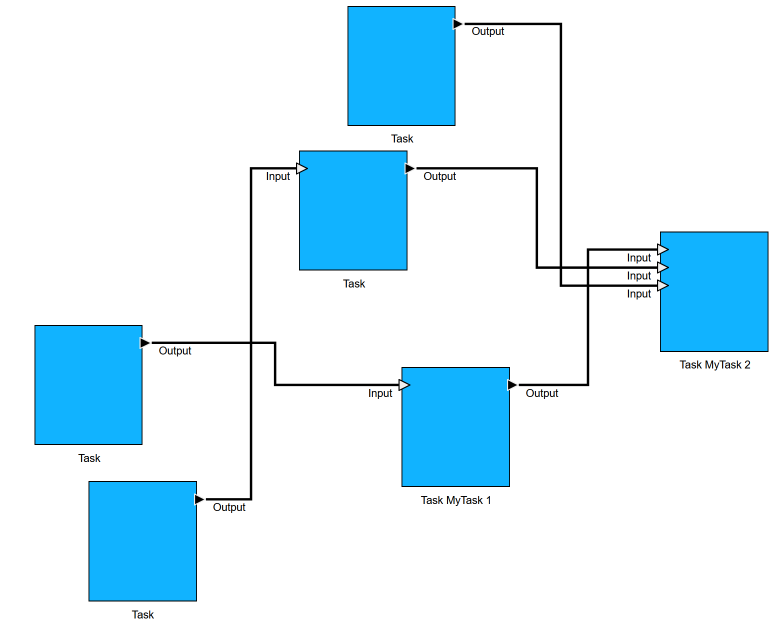
#> input picture multiplecrossings.png, 1566 x 1252 px (shown at 1/2 size)
$ jupyter execute --allow-errors text_detection.ipynb
#> lines starting #> are read from the running program, lines starting #| are printed output that depends on the picture; after the words box and inside, x2 and y2 are one past the last pixel; in counts of white or black regions, pixels touching at a corner belong together
# Text Detection

Detect Text Labels in OAAM Functions Layer and generally in block-diagrams. Outputs bounding boxes and texts.

[cell 1]
import cv2
import numpy as np
from matplotlib import pyplot as plt
import pytesseract
from pytesseract import Output
import pandas as pd
import pprint

## Input

[cell 2]
# [6 lines of commented-out code are left out]
target_image_path = 'multiplecrossings.png'

target_img = cv2.imread(target_image_path)
#> target_img is the input picture: shape (1252, 1566, 3); mean B, G, R 250.6, 238.9, 214.1

#### Visualization of Input

[cell 3]
# Draw target image image
fig, ax = plt.subplots(1, 1, figsize=(10, 10))
ax.imshow(cv2.cvtColor(target_img, cv2.COLOR_BGR2RGB))
ax.set_title('Target Image')
plt.show()

## Grayscale
Currently, only grayscale is used, not thresholded

[cell 4]
# Convert to grayscale
target_gray = cv2.cvtColor(target_img, cv2.COLOR_BGR2GRAY)
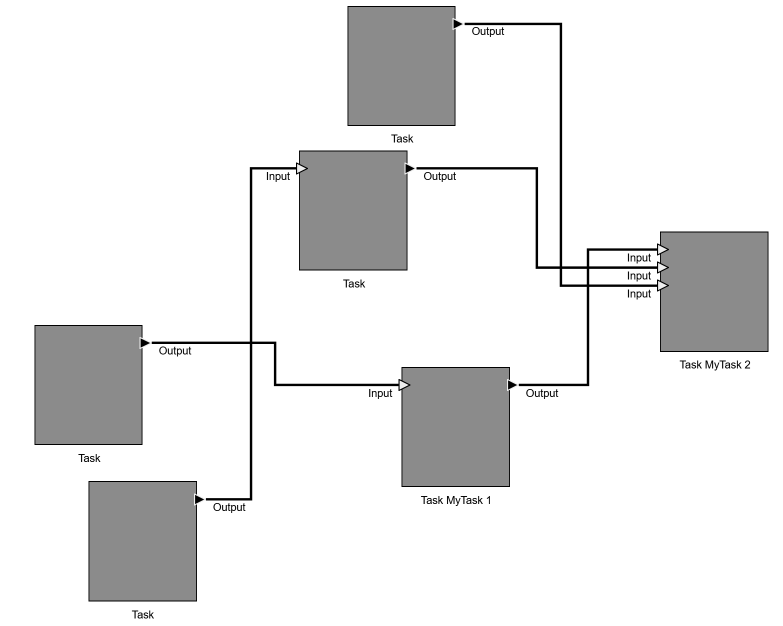
#> target_gray: shape (1252, 1566) (shown at 1/2 size); min 0, max 255, mean 232.8

# Threshold the template image
_, target_thresh = cv2.threshold(target_gray, 245, 255, cv2.THRESH_BINARY_INV)
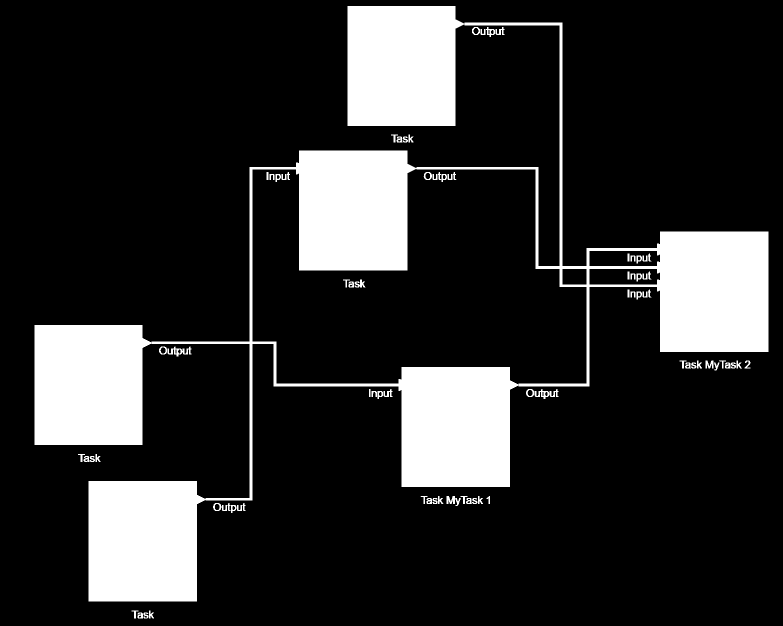
#> target_thresh: shape (1252, 1566) (shown at 1/2 size); 17.5% white; 79 white regions, largest, box (x1, y1, x2, y2) and area: (69, 12, 1537, 1203) 334390, (335, 693, 383, 713) 413, (1069, 778, 1117, 798) 412

#### Visualize Grayscale

[cell 5]
fig, ax = plt.subplots(1, 2, figsize=(15, 15))
ax[0].imshow(target_gray, cmap='gray')
ax[0].set_title('Target Image Grayscale')
ax[1].imshow(target_thresh, cmap='gray')
ax[1].set_title('Target Image Thresholded (not used)')
plt.show()
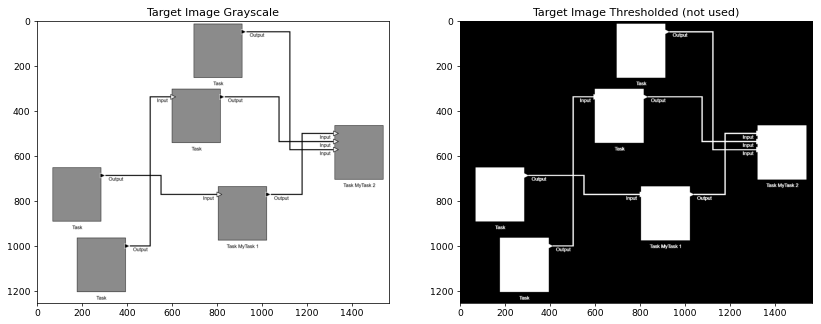
#> figure drawn by matplotlib, 2 panels

## Tesseract OCR
#### General Configuration
Good overview on page segmentation modes [Py image search](https://pyimagesearch.com/2021/11/15/tesseract-page-segmentation-modes-psms-explained-how-to-improve-your-ocr-accuracy/)

[cell 6]
# Configuration strings for pytesseract
config_psm = '--psm 11'
config_oem = '--oem 3'  # Default is 3 for both LSTM and legacy engine
# config_chars = '-c tessedit_char_whitelist=ABCDEFGHIJKLMNOPQRSTUVWXYZabcdefghijklmnopqrstuvwxyz0123456789!@#$%^&*()_+=-[]{}|;:<>/? '
# config_chars = '-c tessedit_char_blacklist=T‘O'
# print(config_chars)

# Combine the configurations
custom_config = f'{config_psm} {config_oem}'
# custom_config = f'{config_psm} {config_oem} {config_chars}'

# 6 works, but is made for single uniform block of text
# 11 works 99%, made for sparse text

#### Image to Text (Debug only)
Actual output happens in Image to Data

#> (a cell that did not finish here is left out)

## Image to Data
This is only for testing if rotated text can also be read

#> (a cell that did not finish here is left out)

#### Visualize OCR Result

[cell 9]
# Draw the bounding boxes
plot_img = target_img.copy()
#> (the rest of this cell did not finish here and is left out)

#### Histogram of confidence

#> (a cell that did not finish here is left out)

## Processing
From raw word boxes to someething useful

#### Merge single Words into Text Labels
Group neighboring words together to labels. Keep confidence for further processing.

* expected format:
* [1157, 295, 146, 13, 'Task Actor Locked ', 96]
* left, top, widht, height, text, confidence

[cell 11]
# merge single words to blocks which represent a text label
text_boxes = []
#> (the rest of this cell did not finish here and is left out)

#### Remove trailing space

[cell 12]
# remove the trailing space from the text, e.g. 'Output '
for textbox in text_boxes:
    textbox[4] = textbox[4].strip()
print(text_boxes)

#### Remove too big (height) text
Typically, this is blocks detected as text. So filter such that text labels have a limited height. Actually this filtering might make sense earlier?

[cell 13]
MAX_HEIGHT = 100
# remove text boxes which are too big
original_number_of_text_boxes = len(text_boxes)
text_boxes = [textbox for textbox in text_boxes if textbox[3] < MAX_HEIGHT]
print(f"Removed {original_number_of_text_boxes - len(text_boxes)} text boxes because they were too big. ") # debug message
print(text_boxes)

#### Remove single non-text character blocks

[cell 14]
forbidden_chars = ['<','.','>',',','/',';',':','\'','"','[',']','{','}','|','\\','`','~','!','^','(',')','_','-','+','=']
# remove text boxes which have as text only a forbidden character
original_number_of_text_boxes = len(text_boxes)
text_boxes = [textbox for textbox in text_boxes if textbox[4] not in forbidden_chars]
print(f"Removed {original_number_of_text_boxes - len(text_boxes)} text boxes because they were forbidden characters. ") # debug message
print(text_boxes)

#### Write out worst confidence
Might be good for debugging.

#> (a cell that did not finish here is left out)

#### Visualize Remaining Text Blocks = Labels

[cell 16]
# Draw the merged bounding boxes on the image
img_bbox_blocks = target_img.copy()
for (x, y, w, h, text, conf) in text_boxes:
    cv2.rectangle(img_bbox_blocks, (x-1, y-1), (x + w + 2, y + h + 2), (0, 255, 0), 1)
    cv2.putText(img_bbox_blocks, text, (x, y + 30), cv2.FONT_HERSHEY_DUPLEX , 0.5, (0, 255, 0), 2)

# Plot the merged bounding boxes
fig, ax = plt.subplots(1, 1, figsize=(20, 20))
ax.imshow(cv2.cvtColor(img_bbox_blocks, cv2.COLOR_BGR2RGB))

plt.show()

$ run again, with 105252-507023_input_image.png copied over multiplecrossings.png
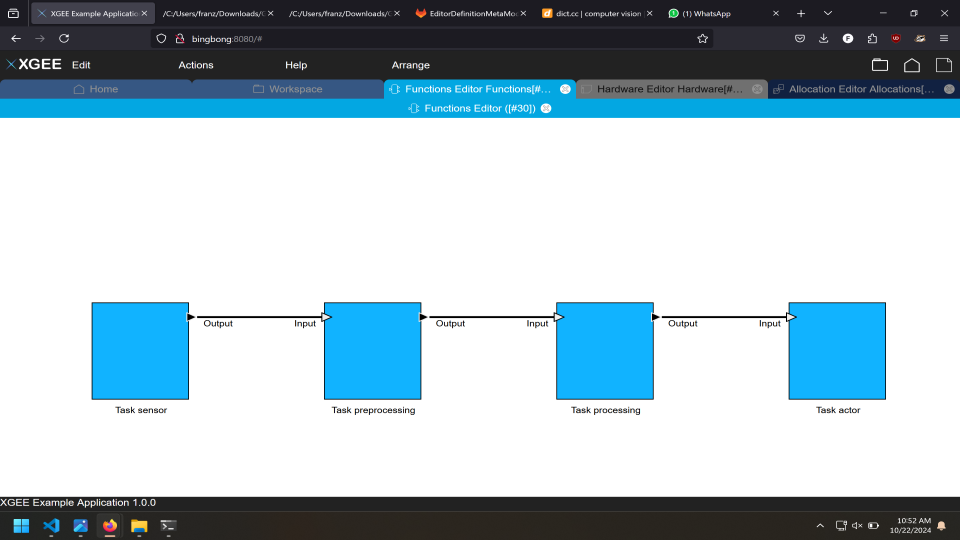
#> input picture 105252-507023_input_image.png, 1920 x 1080 px (shown at 1/2 size)
#> target_img is the input picture: shape (1080, 1920, 3); mean B, G, R 199.9, 190.9, 172.4
#> `_, target_thresh = cv2.threshold(target_gray, 245, 255, cv2.THRESH_BIN..`:
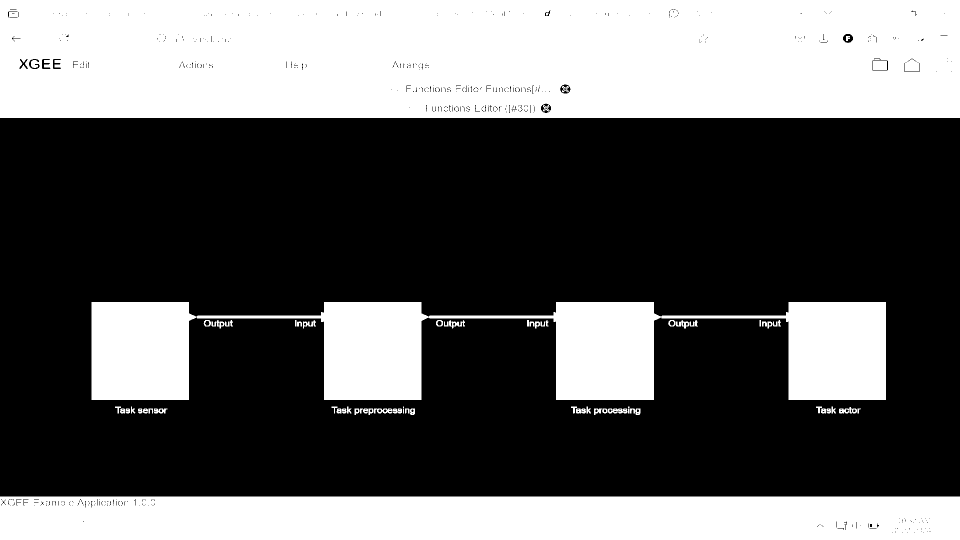
#> target_thresh: shape (1080, 1920) (shown at 1/2 size); 37.6% white; 64 white regions (2 under 20 px), largest, box (x1, y1, x2, y2) and area: (0, 0, 1920, 236) 449802, (0, 993, 1920, 1080) 166400, (183, 604, 1772, 800) 158232
#> `plt.show()`:
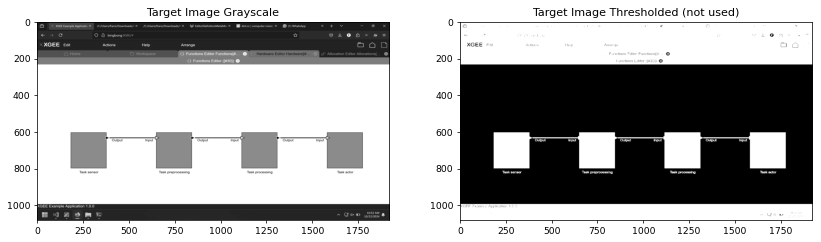
#> figure drawn by matplotlib, 2 panels

$ run again, with crossing.png copied over multiplecrossings.png
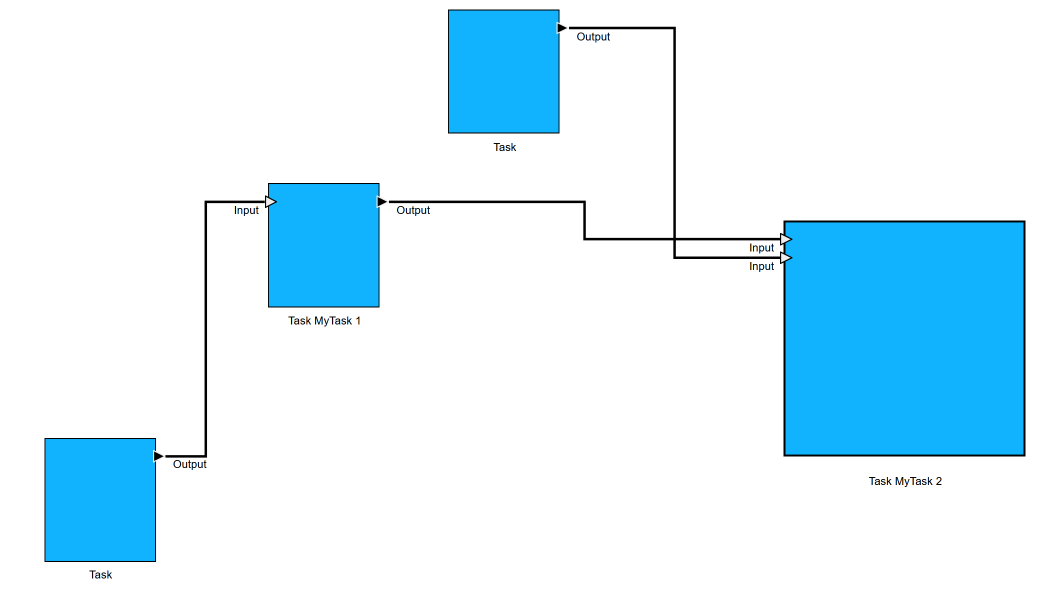
#> input picture crossing.png, 2091 x 1188 px (shown at 1/2 size)
#> target_img is the input picture: shape (1188, 2091, 3); mean B, G, R 252, 240.3, 215.5
#> `_, target_thresh = cv2.threshold(target_gray, 245, 255, cv2.THRESH_BIN..`:
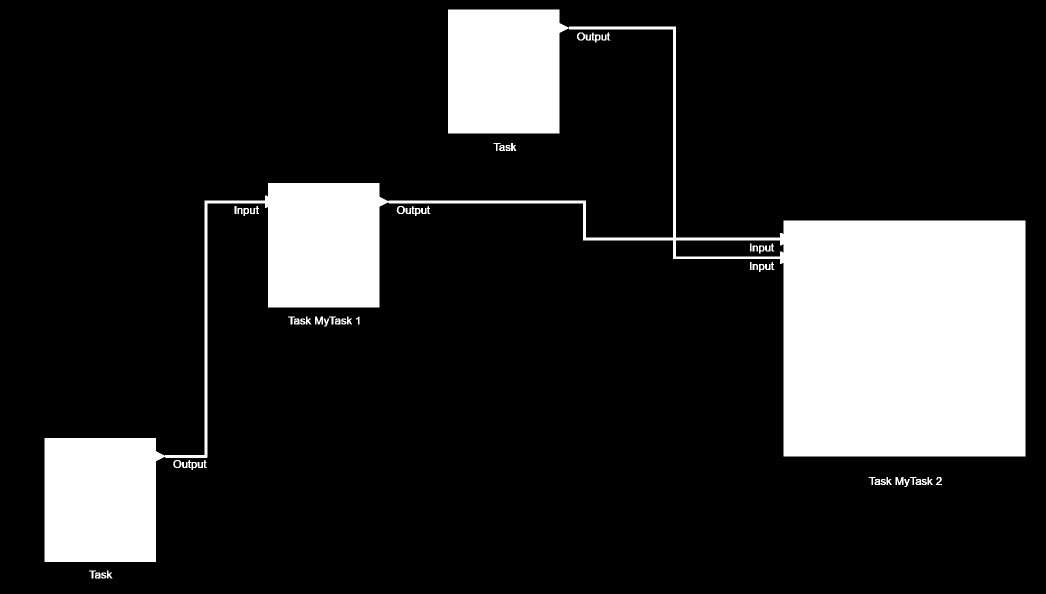
#> target_thresh: shape (1188, 2091) (shown at 1/2 size); 16.7% white; 62 white regions, largest, box (x1, y1, x2, y2) and area: (89, 19, 2051, 1124) 410089, (1791, 954, 1807, 970) 174, (630, 633, 646, 649) 173
#> `plt.show()`:
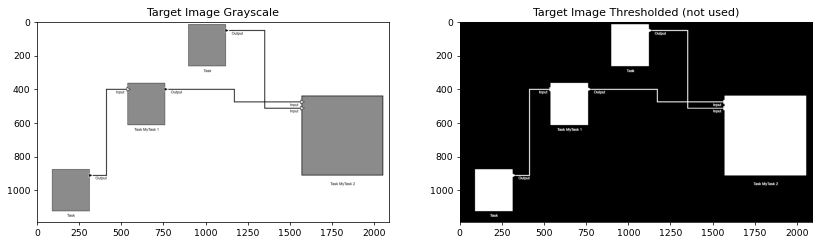
#> figure drawn by matplotlib, 2 panels

$ run again, with deviceeditor.png copied over multiplecrossings.png
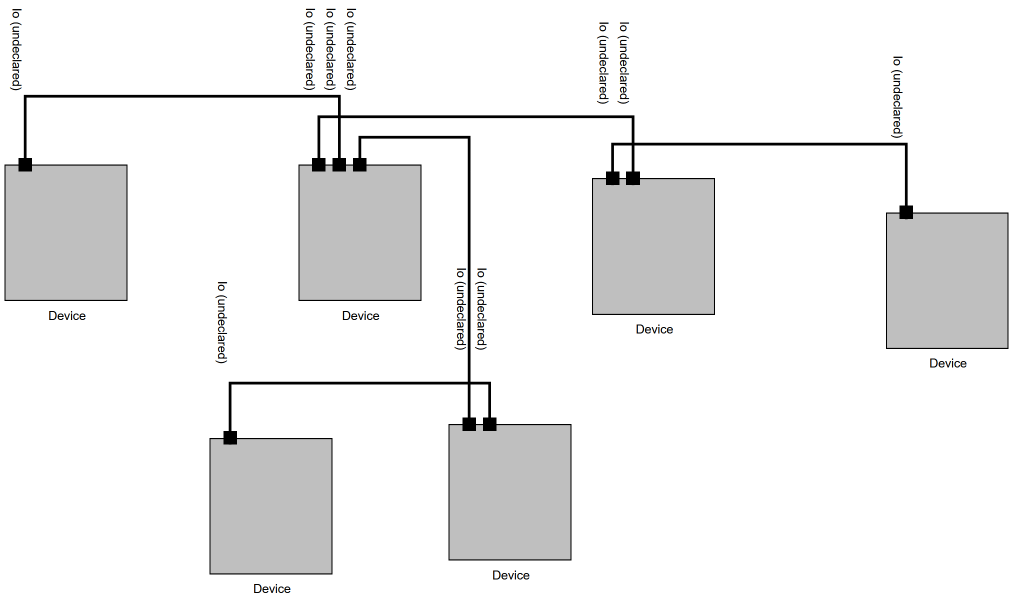
#> input picture deviceeditor.png, 2027 x 1203 px (shown at 1/2 size)
#> target_img is the input picture: shape (1203, 2027, 3); mean B, G, R 239.3, 239.3, 239.3
#> `_, target_thresh = cv2.threshold(target_gray, 245, 255, cv2.THRESH_BIN..`:
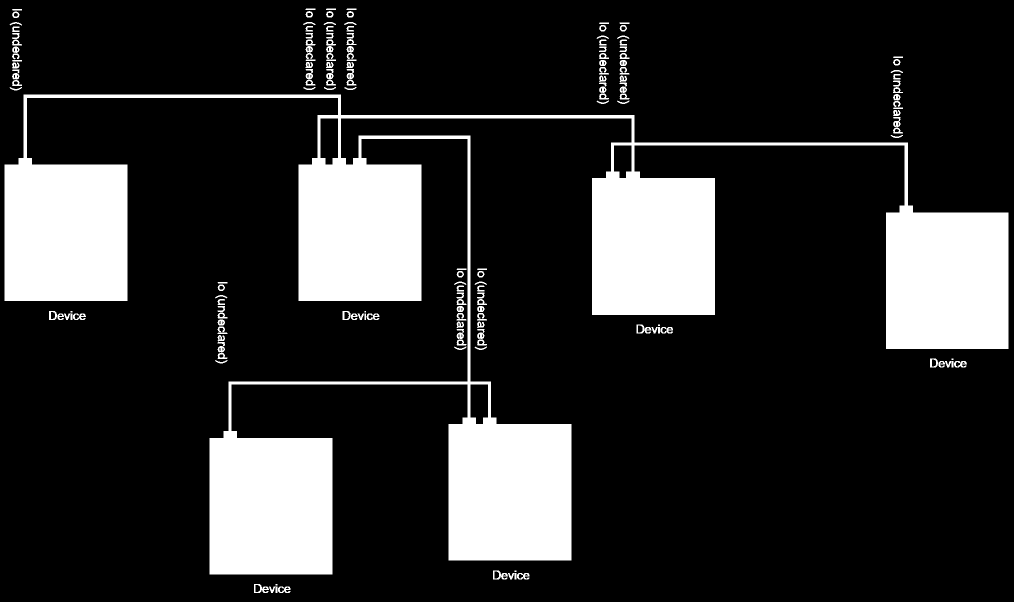
#> target_thresh: shape (1203, 2027) (shown at 1/2 size); 18.4% white; 162 white regions (6 under 20 px), largest, box (x1, y1, x2, y2) and area: (9, 189, 2017, 1149) 431895, (1273, 649, 1303, 667) 264, (986, 1141, 1016, 1159) 264
#> `plt.show()`:
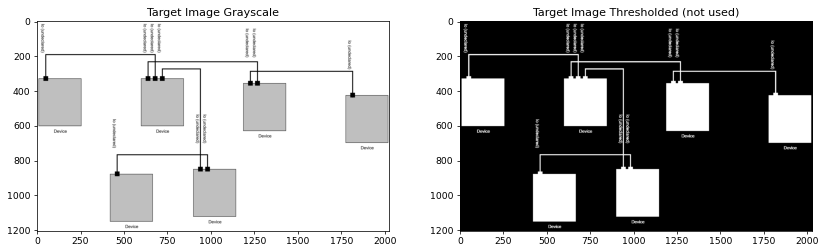
#> figure drawn by matplotlib, 2 panels
